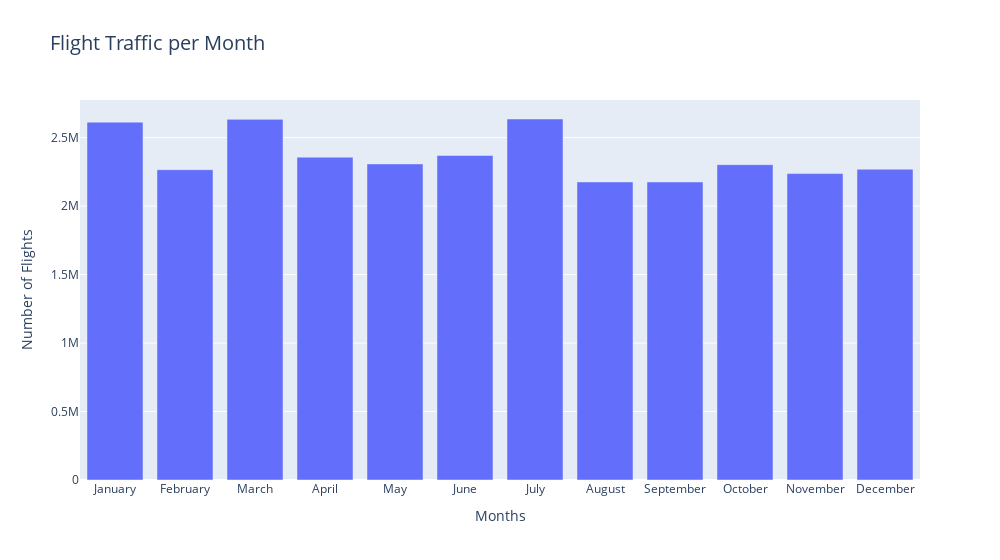

This figure's notebook cell:
### Code cell
fig = px.bar(df_monthly_delay, x="Month_Name", y='Flights', title='Flight Traffic per Month')

fig.update_layout(
    template='plotly',
    title_font_size=20,
    xaxis_title='Months',
    yaxis_title='Number of Flights',
    width=1000
)

fig.show()
fig.write_html("Monthly_Traffic.html")
# Display it inline in notebook
IFrame(src="Monthly_Traffic.html", width=700, height=600)

### Figure 1 — Plotly figure (JSON) as saved in the notebook; plotly's stock layout.template omitted (floating-point values rounded to 4 significant figures)
{"data": [{"alignmentgroup": "True", "hovertemplate": "Month_Name=%{x}<br>Flights=%{y}<extra></extra>", "legendgroup": "", "marker": {"color": "#636efa", "pattern": {"shape": ""}}, "name": "", "offsetgroup": "", "orientation": "v", "showlegend": false, "textposition": "auto", "type": "bar", "x": ["January", "February", "March", "April", "May", "June", "July", "August", "September", "October", "November", "December"], "xaxis": "x", "y": [2613247, 2265778, 2633624, 2357394, 2308172, 2369762, 2636175, 2176676, 2176366, 2302554, 2237636, 2269140], "yaxis": "y"}], "layout": {"barmode": "relative", "legend": {"tracegroupgap": 0}, "title": {"font": {"size": 20}, "text": "Flight Traffic per Month"}, "width": 1000, "xaxis": {"anchor": "y", "domain": [0, 1], "title": {"text": "Months"}}, "yaxis": {"anchor": "x", "domain": [0, 1], "title": {"text": "Number of Flights"}}}}
